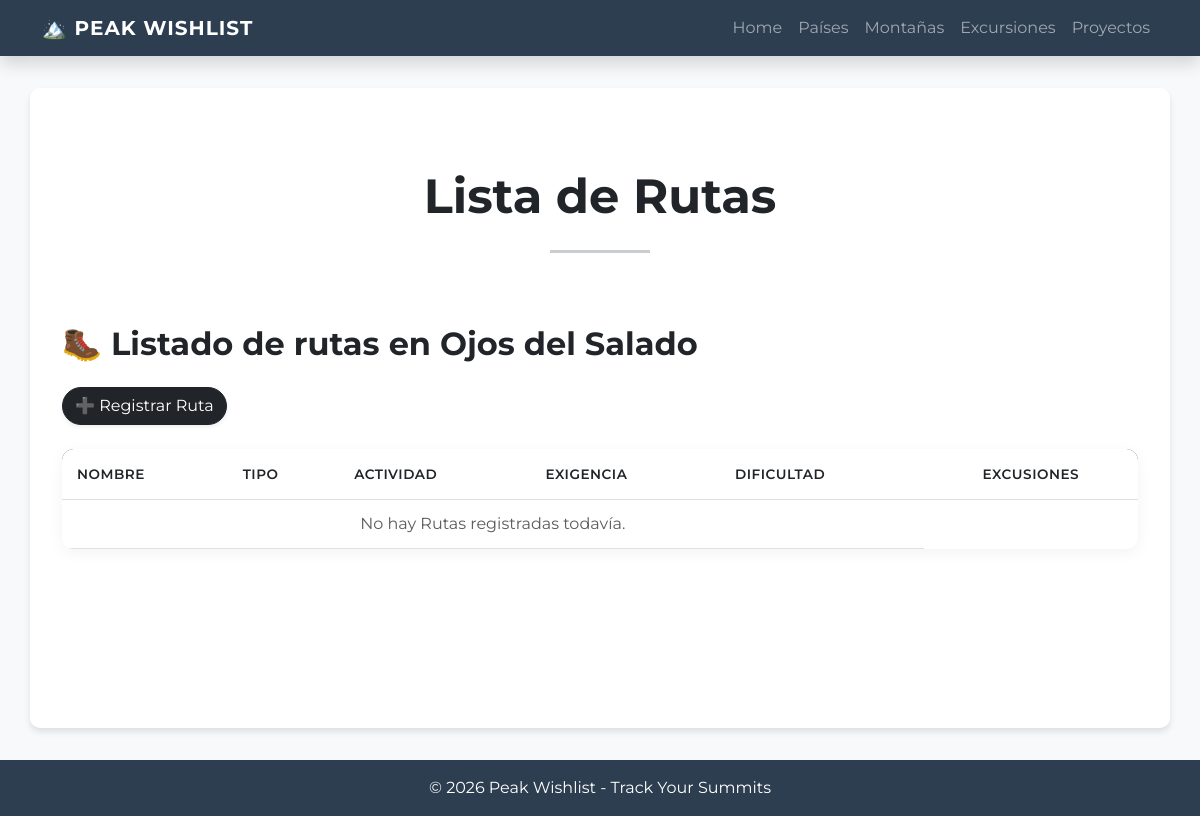
The page /montana/rutas/44/ on the database as committed earlier.
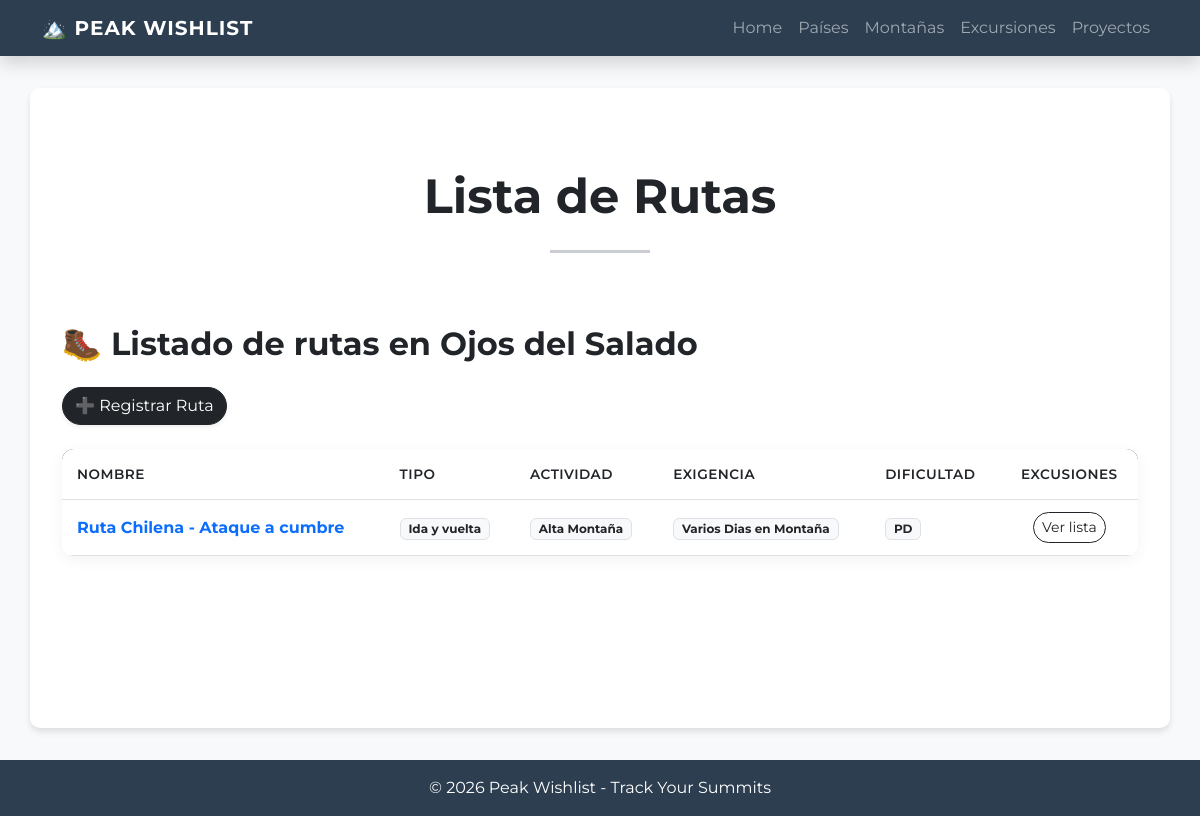
The same page on the database as committed later.
### peak_wishlist/models.py (models this page shows, shortened)
class Ruta(models.Model):
    class TipoActividad(models.TextChoices):
        ALTA_MONTANA = 'Alta Montaña'
        ESCALDA_EN_ROCA = 'Escalada'
        TREKKING = 'Trekking'
        MTB = 'Bicicleta de Montaña'
    class TipoTrayecto(models.TextChoices):
        IDA_Y_VUELTA = 'Ida y vuelta'
        Circuito = 'Circuito'
        Travesia = 'Travesia'
        Circunvalacion = 'Circunvalacion'
    class ExigenciaFisica(models.TextChoices):
        UN_DIA = 'Treking/escalada de un Dia'
        DOS_DIAS = 'Trekking/escalada de Fin de Semana'
        VARIOS_DIAS = 'Varios Dias en Montaña'
        GRAN_RECORRIDO = 'Gran Recorrido'
        RECORRIDO_LOCAL = 'Recorrido Local'
    class UnidadTiempo(models.TextChoices):
        DIAS = 'Dias'
        HORAS = 'Horas'
    nombre = models.CharField(max_length= 50, null=False, blank=False, default="Ruta Normal")
    actividad = models.CharField(max_length=30, choices=TipoActividad.choices, null=False, blank=False)
    tipo_trayecto = models.CharField(max_length=20, choices=TipoTrayecto.choices, null=False, blank=False)
    exigencia = models.CharField(max_length=50, choices=ExigenciaFisica.choices, null=False, blank=False)
    distancia = models.DecimalField(max_digits=7, decimal_places=2, null=False, blank=False)
    desnivel_positivo = models.DecimalField(max_digits=7, decimal_places=2, null=False, blank=False)
    informacion_general = models.TextField(max_length=250, null=True, blank=True)
    gps_trakking = models.URLField(max_length=100, null=False, blank=False)
    montana = models.ForeignKey(Montana, null=False, blank= False, on_delete=models.CASCADE, verbose_name="montaña")
    equipo_sugerido = models.TextField(max_length=250, null=False, blank=False)
    tiempo_estimado = models.IntegerField(null=False, blank= False)
    unidad_tiempo_estimado = models.CharField(choices=UnidadTiempo.choices, blank=False, null=False)
    dificultad_tecnica = models.CharField(max_length=20, null=False, blank=False)
    observaciones = models.TextField(max_length=200, null=True, blank=True)
    indicaciones_inicio_ruta = models.TextField(max_length=200, null=True, blank=True)

### peak_wishlist/views/ruta.py (the view)
class RutaList(ListView):
    model = Ruta
    template_name = "peak_wishlist/rutas.html"
    context_object_name = "rutas"
    def get_queryset(self) -> QuerySet[Any]:
        montana_id = self.kwargs.get("montana_id")
        if montana_id:
            self.montana = get_object_or_404(Montana, id=montana_id)
            return Ruta.objects.filter(montana=self.montana).order_by("nombre")
        self.montana = None
        return Ruta.objects.all().order_by("nombre")
    def get_context_data(self, **kwargs: Any) -> dict[str, Any]:
        context = super().get_context_data(**kwargs)
        if self.montana:
            context["extension_titulo"] = f"en {self.montana.nombre}"
        else:
            context["extension_titulo"] = ""
        return context

### peak_wishlist/templates/peak_wishlist/rutas.html (shortened to what this page needs)
{% extends 'peak_wishlist/base.html' %}
{% block contenido %}
<div class="text-center py-5">
    <h3 class="display-5 fw-bold text-dark">Lista de Rutas</h3>
    <hr class="my-4 mx-auto" style="width: 100px; border-top: 3px solid #2c3e50;">
</div>
<h2 class="mb-4 text-dark fw-bold">🥾 Listado de rutas {{ extension_titulo }}</h2>
<div class="mb-4">
    <a href="{% url 'peak_wishlist:registrar_ruta' montana_id=view.kwargs.montana_id %}"
       class="btn btn-dark rounded-pill shadow-sm">
        ➕ Registrar Ruta
    </a>
</div>
<div class="table-container-custom table-responsive">
    <table class="table table-custom mb-0">
        <thead>
            <tr>
                <th>Nombre</th>
                <th>Tipo</th>
                <th>Actividad</th>
                <th>Exigencia</th>
                <th>Dificultad</th>
                <th class="text-center">Excusiones</th>
            </tr>
        </thead>
        <tbody>
            {% for ruta in rutas %}
            <tr>
                <td class="fw-bold text-primary">{{ ruta.nombre }}</td>
                <td>
                    <span class="badge bg-light text-dark border">
                        {{ ruta.tipo_trayecto }}
                    </span>
                </td>
                <td>
                    <span class="badge bg-light text-dark border">
                        {{ ruta.actividad }}
                    </span>
                </td>
                <td>
                    <span class="badge bg-light text-dark border">
                        {{ ruta.exigencia }}
                    </span>
                </td>
                <td >
                    <span class="badge bg-light text-dark border">
                        {{ ruta.dificultad_tecnica }}
                    </span>
                </td>
                <td class="text-center">
                    <a href="{% url 'peak_wishlist:excursiones_por_ruta' ruta.id %}" class="btn btn-sm btn-outline-dark rounded-pill">Ver lista</a>
                </td>
            </tr>
            {% empty %}
            <tr>
                <td colspan="5" class="text-center py-4 text-muted">
                    No hay Rutas registradas todavía.
                </td>
            </tr>
            {% endfor %}
        </tbody>
    </table>
</div>
{% endblock contenido %}

### peak_wishlist/templates/peak_wishlist/base.html (shortened to what this page needs)
<!doctype html>
<html lang="es">
  <head>
    <link href="https://cdn.jsdelivr.net/npm/bootstrap@5.3.0/dist/css/bootstrap.min.css" rel="stylesheet">
  </head>
  <body class="d-flex flex-column min-vh-100">
    <nav class="navbar navbar-expand-lg navbar-dark shadow">
      <div class="container">
        <a class="navbar-brand" href="{% url 'peak_wishlist:index' %}">
          🏔️ PEAK WISHLIST
        </a>
        <div class="collapse navbar-collapse" id="navbarNav">
          <ul class="navbar-nav ms-auto">
            <li class="nav-item">
              <a class="nav-link" href="{% url 'peak_wishlist:index' %}">Home</a>
            </li>
            <li class="nav-item">
              <a class="nav-link" href="{% url 'peak_wishlist:paises' %}">Países</a>
            </li>
            <li class="nav-item">
              <a class="nav-link" href="{% url 'peak_wishlist:montanas' %}">Montañas</a>
            </li>
            <li class="nav-item">
              <a class="nav-link" href="{% url 'peak_wishlist:excursiones' %}">Excursiones</a>
            </li>
            <li class="nav-item">
              <a class="nav-link" href="{% url 'peak_wishlist:proyectos' %}">Proyectos</a>
            </li>
          </ul>
        </div>
      </div>
    </nav>
    <main class="container main-container">
        {% block contenido %}
        {% endblock contenido %}
    </main>
    <footer class="text-center mt-auto">
      <div class="container">
        <p class="mb-0">&copy; 2026 Peak Wishlist - Track Your Summits</p>
      </div>
    </footer>
  </body>
</html>

### peak_wishlist/templates/peak_wishlist/base.html (style rules this page uses)
body { font-family: 'Montserrat', sans-serif; background-color: #f8f9fa; }
.navbar { background-color: #2c3e50 !important; }
.navbar-brand { font-weight: 700; letter-spacing: 1px; }
.main-container { min-height: 80vh; margin-top: 2rem; margin-bottom: 2rem; background: white; padding: 2rem; border-radius: 10px; box-shadow: 0 4px 6px rgba(0,0,0,0.1); }
footer { background-color: #2c3e50; color: white; padding: 1rem 0; margin-top: auto; }
.table-container-custom { background: white; border-radius: 12px; overflow: hidden; box-shadow: 0 4px 15px rgba(0,0,0,0.05); }
.table-custom thead { background-color: #2c3e50; color: white; }
.table-custom th { font-weight: 600; text-transform: uppercase; font-size: 0.85rem; letter-spacing: 0.5px; padding: 15px !important; }
.table-custom td { padding: 12px 15px !important; vertical-align: middle; }
.btn-sm.rounded-pill { transition: all 0.3s ease; }

Rows that differ between the two databases and show on the page:
added Ruta: nombre "Ruta Chilena - Ataque a cumbre", tipo_trayecto "Ida y vuelta", actividad "Alta Montaña", exigencia "Varios Dias en Montaña", dificultad_tecnica "PD"
Other text that changed with them:
text no longer shown: "No hay Rutas registradas todavía."
